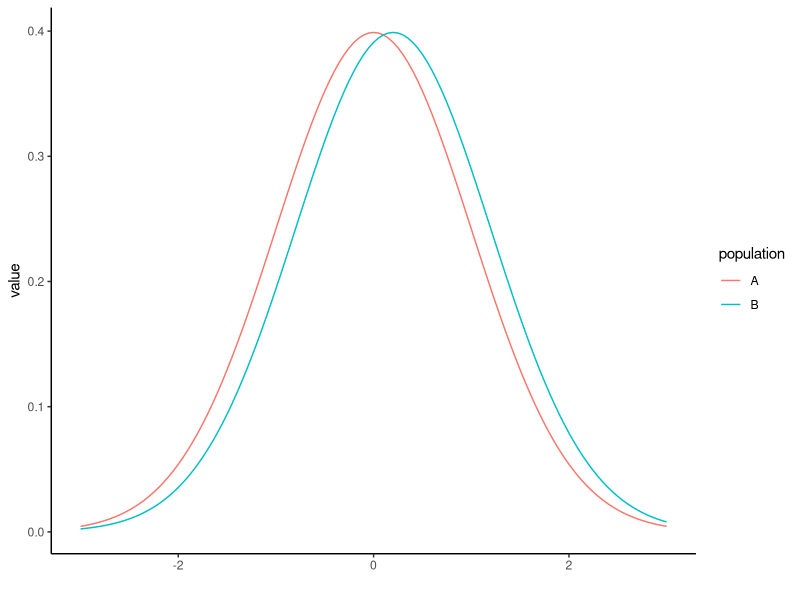
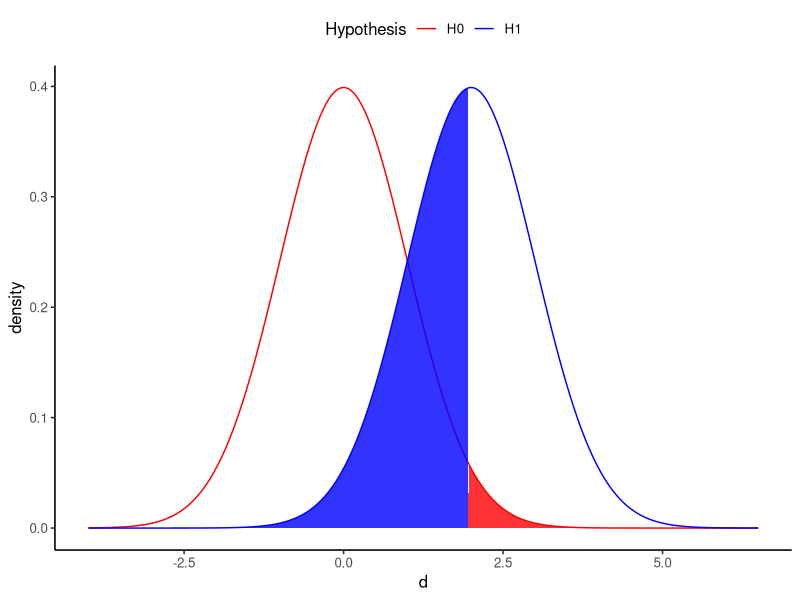
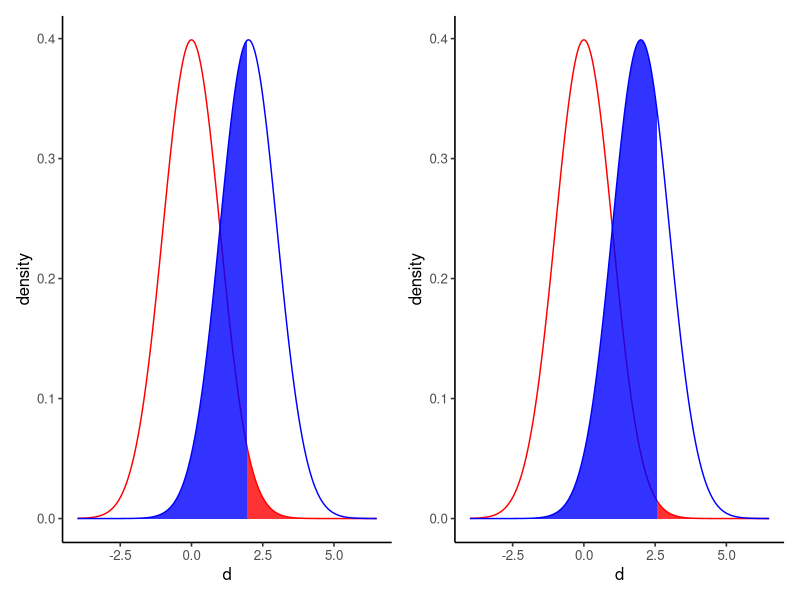
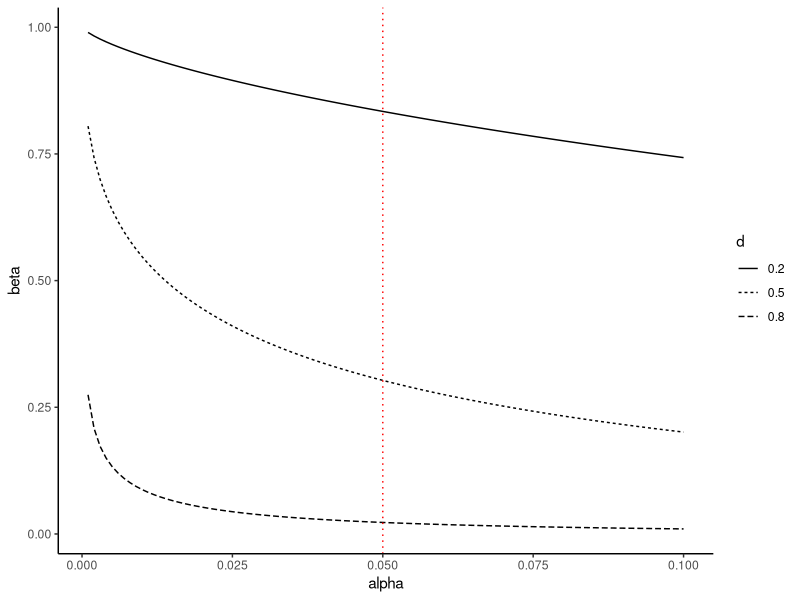
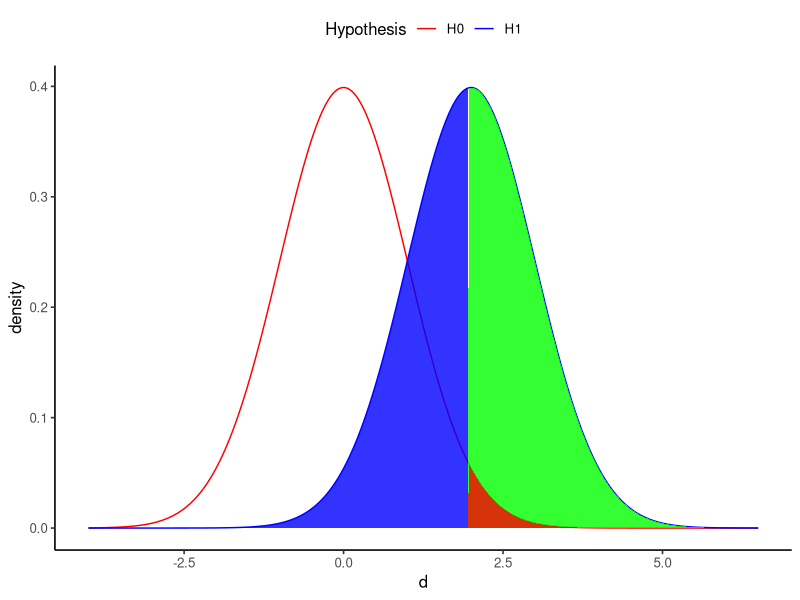
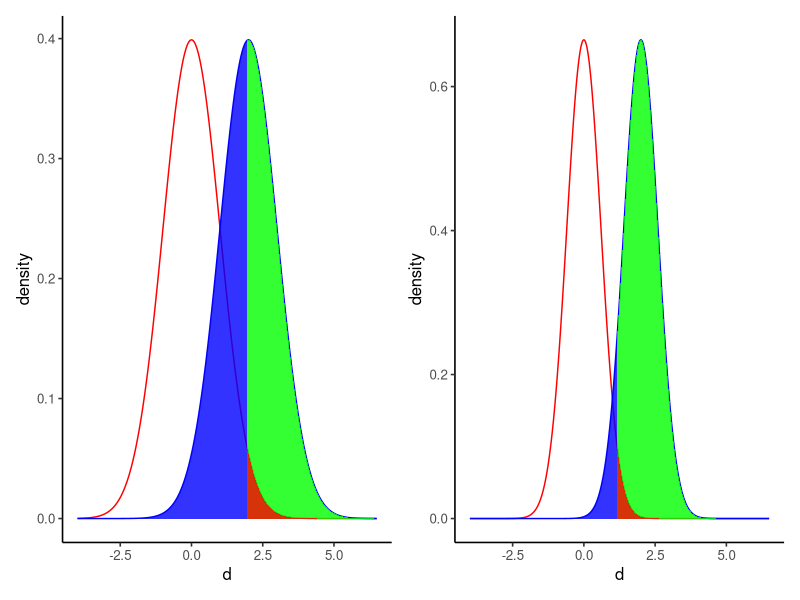
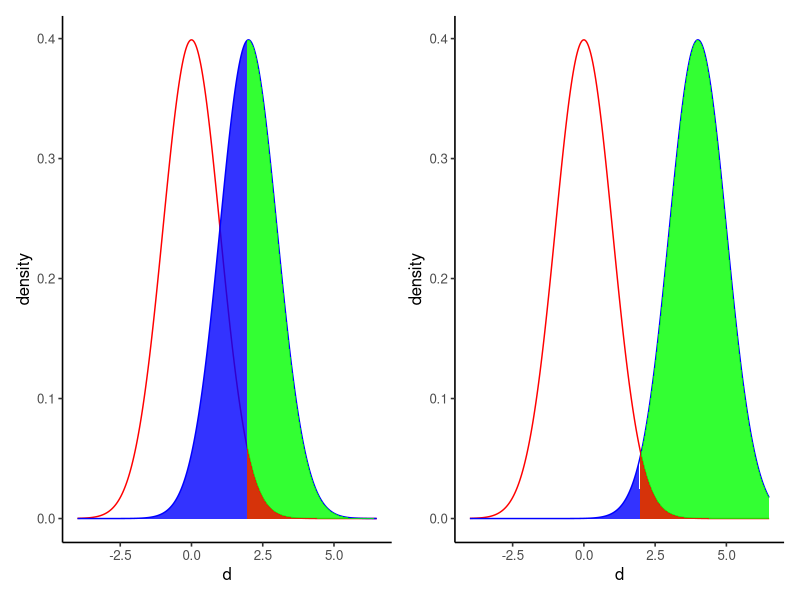
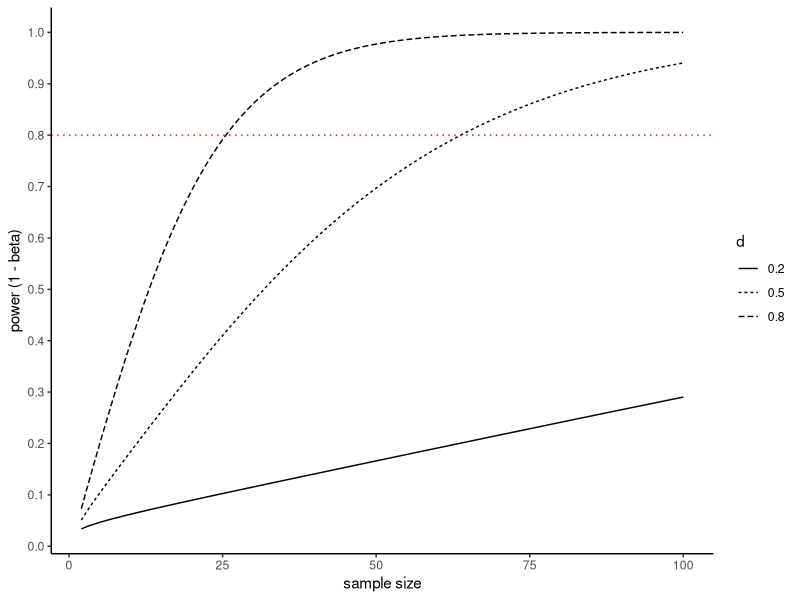

Write the R code that produced these figures, in order.
## ---- chunk 1
knitr::opts_chunk$set(echo = TRUE)
library(ggplot2)
library(knitr)
library(patchwork)
library(pwr)
set.seed(1234)
## ---- chunk 2

set.seed(1) #乱数の種の設定。これに任意の数値を設定しておけば同じ結果が再現できる。
N = 20
g_A = rnorm(n = N, mean = 0, sd = 1) 
g_B = rnorm(n = N, mean = 0, sd = 1) 
d = data.frame(group = c(rep("A", N), rep("B", N)), value = c(g_A, g_B)) #データフレームdとして保存
head(d)
t.test(data = d, value ~ group) #グループの間でvalueの平均値に差があるかをt検定で検定

## ---- chunk 3

simulation_p = function(N, mu_A, sigma_A, mu_B, sigma_B){
  g_A = rnorm(n = N, mean = mu_A, sd = sigma_A) 
  g_B = rnorm(n = N, mean = mu_B, sd = sigma_B) 
  d = data.frame(group = c(rep("A", N), rep("B", N)), value = c(g_A, g_B)) 
  result = t.test(data = d, value ~ group) #t検定の結果
  return(result)
  }

## ---- chunk 4

set.seed(1)
simulation_p(N = 100, 
             mu_A = 0, sigma_A = 1, 
             mu_B = 1, sigma_B = 1)

## ---- chunk 5

x = seq(-3, 3, 0.05)

y_1 = dnorm(x=x, mean=0, sd=1) 
y_2 = dnorm(x=x, mean=0.2, sd=1) 

dat_norm_1 = data.frame(group = "A", x = x, y = y_1)
dat_norm_2 = data.frame(group = "B", x = x, y = y_2)
d_pop = rbind(dat_norm_1, dat_norm_2)

p = ggplot2::ggplot() + 
  ggplot2::geom_line(data = d_pop, aes(x = x, y = y, color = group)) + 
  ggplot2::labs(y = "value", x = "", color = "population") + theme_classic()
p


## ---- chunk 6
set.seed(1)
result = simulation_p(N = 100, 
             mu_A = 0, sigma_A = 1,
             mu_B = 0.2, sigma_B = 1
             )
result

## ---- chunk 7
set.seed(1)
result = simulation_p(N = 500, 
             mu_A = 0, sigma_A = 1,
             mu_B = 0.2, sigma_B = 1
             )
result
## ---- chunk 8
set.seed(1)
result = simulation_p(N = 1000, 
             mu_A = 0, sigma_A = 1,
             mu_B = 0.2, sigma_B = 1
             )
result
## ---- chunk 9
set.seed(1)
result = simulation_p(N = 100, 
             mu_A = 0, sigma_A = 1,
             mu_B = 0.2, sigma_B = 1
             )
result

result = simulation_p(N = 100, 
             mu_A = 0, sigma_A = 1,
             mu_B = 0.5, sigma_B = 1
             )
result

result = simulation_p(N = 100, 
             mu_A = 0, sigma_A = 1,
             mu_B = 0.8, sigma_B = 1
             )
result
## ---- chunk 10

effect_size = function(x_min = -10, x_max = 10, a = 0.05, delta = 1, sd = 1){
  
  alpha = qnorm(p = 1 - a/2, mean = 0, sd = sd)
  d_H_0 = data.frame(x = seq(x_min, x_max, 0.01), 
                   y = dnorm(seq(x_min, x_max, 0.01), mean = 0, sd = sd), hyp ="H0")
  d_alpha = data.frame(x = seq(alpha, x_max, 0.01), 
                   y = dnorm(seq(alpha, x_max, 0.01), mean = 0, sd = sd))

  d_H_1 = data.frame(x = seq(x_min, x_max, 0.01), 
                   y = dnorm(seq(x_min, x_max, 0.01), mean = delta, sd = sd), hyp ="H1")
  d_beta = data.frame(x = seq(x_min, alpha, 0.01), 
                     y = dnorm(seq(x_min, alpha, 0.01), mean = delta, sd = sd))
  d_power = data.frame(x = seq(alpha, x_max, 0.01), 
                      y = dnorm(seq(alpha, x_max, 0.01), mean = delta, sd = sd))
  
  d_H = rbind(d_H_0, d_H_1)
  return(list(d_H, d_power, d_alpha, d_beta))
}

## ---- chunk 11

#baseline
plot_d = effect_size(x_min = -10, x_max = 10, a = 0.05, delta = 2, sd = 1)
p_1 = ggplot()+
  geom_line(data = plot_d[[1]], aes(x = x, y = y, color = hyp)) +
  geom_area(data = plot_d[[3]], aes(x = x, y = y), fill = "red", alpha = 0.8) + 
  geom_area(data = plot_d[[4]], aes(x = x, y = y), fill = "blue", alpha = 0.8) + 
  scale_color_manual(values = c("red", "blue")) +
  xlim(c(-4, 6.5)) +
  labs(x = "d", y = "density", color = "Hypothesis") +
  theme_classic(base_size = 12) + theme(legend.position = "top")
p_1

## ---- chunk 12

##alphaを下げると？（type 1エラーを小さくする）➔betaが増える（逆にtype 2errorが増えてしまう）
plot_d = effect_size(x_min = -10, x_max = 10, a = 0.01, delta = 2, sd = 1)
p_0 = ggplot()+
  geom_line(data = plot_d[[1]], aes(x = x, y = y, color = hyp)) +
  #geom_area(data = plot_d[[2]], aes(x = x, y = y), fill = "green", alpha = 0.8) + 
  geom_area(data = plot_d[[3]], aes(x = x, y = y), fill = "red", alpha = 0.8) + 
  geom_area(data = plot_d[[4]], aes(x = x, y = y), fill = "blue", alpha = 0.8) + 
  scale_color_manual(values = c("red", "blue")) +
  xlim(c(-4, 6.5)) +
  labs(x = "d", y = "density", color = "Hypothesis") +
  theme_classic(base_size = 12) + theme(legend.position = "top")

p_1_1 = p_1 + theme(legend.position = "none")
p_0_1 = p_0 + theme(legend.position = "none")

p_1_1 + p_0_1

## ---- chunk 13

#第1種の過誤と第2種の過誤の関係（n = 50で固定）
sim_d = data.frame()
for(delta in c(0.2, 0.5, 0.8)){
  for(alpha in seq(0.001, 0.10, 0.001)){
    result = power.t.test(n = 50, delta = delta, sd = 1, sig.level = alpha)
    type_2 = 1 - result$power
    sim_d = rbind(sim_d, data.frame(alpha, delta, type_2))
  }
}

ggplot()+
  geom_line(data = sim_d, aes(x = alpha, y = type_2, linetype = factor(delta))) + 
  geom_vline(aes(xintercept = 0.05), linetype = "dotted", color = "red") + 
  labs(x = "alpha", y = "beta", linetype = "d") + 
  theme_classic()
## ---- chunk 14

#baseline
plot_d = effect_size(x_min = -10, x_max = 10, a = 0.05, delta = 2, sd = 1)
p_1 = ggplot()+
  geom_line(data = plot_d[[1]], aes(x = x, y = y, color = hyp)) +
  geom_area(data = plot_d[[2]], aes(x = x, y = y), fill = "green", alpha = 0.8) + 
  geom_area(data = plot_d[[3]], aes(x = x, y = y), fill = "red", alpha = 0.8) + 
  geom_area(data = plot_d[[4]], aes(x = x, y = y), fill = "blue", alpha = 0.8) + 
  scale_color_manual(values = c("red", "blue")) +
  xlim(c(-4, 6.5)) +
  labs(x = "d", y = "density", color = "Hypothesis") +
  theme_classic(base_size = 12) + theme(legend.position = "top")
p_1

## ---- chunk 15

plot_d = effect_size(x_min = -10, x_max = 10, a = 0.05, delta = 2, sd = 0.6)
p_3 = ggplot()+
  geom_line(data = plot_d[[1]], aes(x = x, y = y, color = hyp)) +
  geom_area(data = plot_d[[2]], aes(x = x, y = y), fill = "green", alpha = 0.8) + 
  geom_area(data = plot_d[[3]], aes(x = x, y = y), fill = "red", alpha = 0.8) + 
  geom_area(data = plot_d[[4]], aes(x = x, y = y), fill = "blue", alpha = 0.8) + 
  scale_color_manual(values = c("red", "blue")) +
  xlim(c(-4, 6.5)) +
  labs(x = "d", y = "density", color = "Hypothesis") +
  theme_classic(base_size = 12) + theme(legend.position = "top")

p_1_1 = p_1 + theme(legend.position = "none")
p_3_1 = p_3 + theme(legend.position = "none")

p_1_1 + p_3_1

## ---- chunk 16

plot_d = effect_size(x_min = -10, x_max = 10, a = 0.05, delta = 4, sd = 1)
p_2 = ggplot()+
  geom_line(data = plot_d[[1]], aes(x = x, y = y, color = hyp)) +
  geom_area(data = plot_d[[2]], aes(x = x, y = y), fill = "green", alpha = 0.8) + 
  geom_area(data = plot_d[[3]], aes(x = x, y = y), fill = "red", alpha = 0.8) + 
  geom_area(data = plot_d[[4]], aes(x = x, y = y), fill = "blue", alpha = 0.8) + 
  scale_color_manual(values = c("red", "blue")) +
  xlim(c(-4, 6.5)) +
  labs(x = "d", y = "density", color = "Hypothesis") +
  theme_classic(base_size = 12) + theme(legend.position = "top")

p_1_1 = p_1 + theme(legend.position = "none")
p_2_1 = p_2 + theme(legend.position = "none")

p_1_1 + p_2_1

## ---- chunk 17

#サンプルサイズと検出力の関係（alpha = 0.05で固定）
sim_d = data.frame()
for(delta in c(0.2, 0.5, 0.8)){
  for(n in 2:100){
    result = power.t.test(n = n, delta = delta, sd = 1, sig.level = 0.05)
    power = result$power
    sim_d = rbind(sim_d, data.frame(n, delta, power))
  }
}

ggplot()+
  geom_line(data = sim_d, aes(x = n, y = power, linetype = factor(delta))) + 
  geom_hline(aes(yintercept = 0.8), linetype = "dotted", color = "red") + 
  scale_y_continuous(breaks = seq(0, 1, 0.1)) + 
  labs(x = "sample size", y = "power (1 - beta)", linetype = "d") + 
  theme_classic()

## ---- chunk 18
#事前の検出力分析（サンプルサイズの設計）
#2群間の差をt検定で検定する場合
#各群のサンプルサイズ(n)，効果量（d: Cohen's d），有意水準（sig.level），検出力（power）のどれか３つを入れると，入れなかったものの結果が出力される。
pwr::pwr.t.test(d = 0.5, power = 0.8, sig.level = 0.05, n = NULL)


#事後の検出力分析
#２群それぞれのサンプルサイズ(n1, n2)，効果量(d), 有意水準(sig.level)を入れると，検出力が求められる。
pwr::pwr.t2n.test(n1 = 40, n2 = 40, d = 0.8, sig.level = 0.05, power = NULL)


## ---- chunk 19

set.seed(1)
result = simulation_p(N = 1000, mu_A = 0, sigma_A = 1, mu_B = 0, sigma_B = 1)
result$p.value #p値を取り出す

## ---- chunk 20

set.seed(1)
p = NULL
for(i in 1:1000){
    result = simulation_p(N = 1000, mu_A = 0, sigma_A = 1, mu_B = 0, sigma_B = 1)
    p = c(p, result$p.value)
}

head(p) #1,000回のシミュレーションで得られたp値をpという名前で保存した。head()で最初の数個のみを表示する。
## ---- chunk 21

significant = ifelse(p < 0.05, "significant", "insignificant") #p<0.05ならば"significant（有意）", ちがうのならば"insignificant（非有意）"とする
table(significant) #有意、非有意の数を集計

## ---- chunk 22

1 - (1 - 0.05)^10 #全ての確率から、「10回検定を行って全て正しい判断を行う」確率を差し引いたものが、「少なくとも1回は誤った判断をしてしまう確率」

## ---- chunk 23
alpha = 0.05
x = 1:20

m_c = function(x = 1:20, alpha = 0.05){
  p = 1 - (1 - alpha)^x  
  return(p)
}

d = rbind(
  data.frame(x = 1:20, p = m_c(alpha = 0.001), alpha = 0.001),
  data.frame(x = 1:20, p = m_c(alpha = 0.01), alpha = 0.01),
  data.frame(x = 1:20, p = m_c(alpha = 0.05), alpha = 0.05)
)

p = ggplot() + 
  geom_line(data = d, aes(x = x, y = p, linetype = factor(alpha), color = factor(alpha))) + 
  labs(x = "number of comparisons", y = "Type 1 error", linetype = "alpha", color = "alpha") +
  theme_classic()
p
